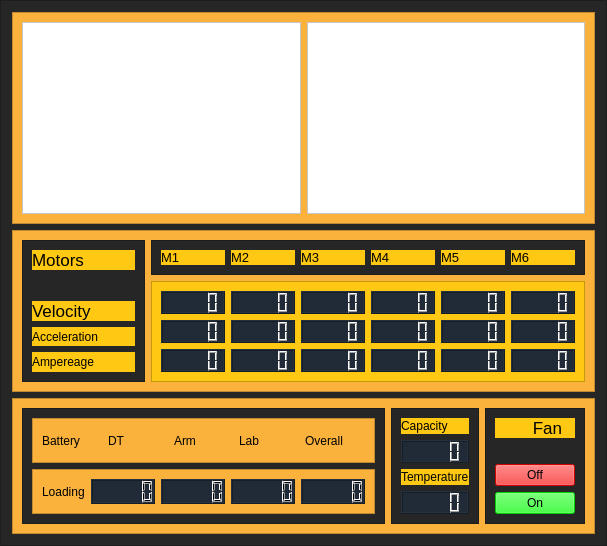
        <widget class="QFrame" name="drivetrain_frame">
         <property name="styleSheet">
          <string notr="true">background-color:rgb(38, 38, 38)</string>
         </property>
         <property name="frameShape">
          <enum>QFrame::StyledPanel</enum>
         </property>
         <property name="frameShadow">
          <enum>QFrame::Raised</enum>
         </property>
         <layout class="QVBoxLayout" name="verticalLayout_3">
          <item>
           <widget class="QFrame" name="frame_7">
            <property name="styleSheet">
             <string notr="true">background-color: rgb(250, 178, 61);</string>
            </property>
            <property name="frameShape">
             <enum>QFrame::StyledPanel</enum>
            </property>
            <property name="frameShadow">
             <enum>QFrame::Raised</enum>
            </property>
            <layout class="QHBoxLayout" name="horizontalLayout_2">
             <item>
              <widget class="QGraphicsView" name="camera1">
               <property name="styleSheet">
                <string notr="true">background-color:rgb(255,255,255)
</string>
               </property>
              </widget>
             </item>
             <item>
              <widget class="QGraphicsView" name="camera2">
               <property name="styleSheet">
                <string notr="true">background-color:rgb(255,255,255)
</string>
               </property>
              </widget>
             </item>
            </layout>
           </widget>
          </item>
          <item>
           <widget class="QFrame" name="frame_5">
            <property name="styleSheet">
             <string notr="true">background-color: rgb(250, 178, 61);</string>
            </property>
            <property name="frameShape">
             <enum>QFrame::StyledPanel</enum>
            </property>
            <property name="frameShadow">
             <enum>QFrame::Raised</enum>
            </property>
            <layout class="QGridLayout" name="gridLayout_4">
             <item row="0" column="1">
              <widget class="QFrame" name="frame_4">
               <property name="styleSheet">
                <string notr="true">background-color:rgb(38, 38, 38);</string>
               </property>
               <property name="frameShape">
                <enum>QFrame::StyledPanel</enum>
               </property>
               <property name="frameShadow">
                <enum>QFrame::Raised</enum>
               </property>
               <layout class="QHBoxLayout" name="horizontalLayout">
                <item>
                 <widget class="QLabel" name="label_3">
                  <property name="font">
                   <font>
                    <pointsize>10</pointsize>
                   </font>
                  </property>
                  <property name="styleSheet">
                   <string notr="true">background-color:rgb(255, 200, 18);</string>
                  </property>
                  <property name="text">
                   <string>M1</string>
                  </property>
                 </widget>
                </item>
                <item>
                 <widget class="QLabel" name="label_6">
                  <property name="font">
                   <font>
                    <pointsize>10</pointsize>
                   </font>
                  </property>
                  <property name="styleSheet">
                   <string notr="true">background-color:rgb(255, 200, 18);</string>
                  </property>
                  <property name="text">
                   <string>M2</string>
                  </property>
                 </widget>
                </item>
                <item>
                 <widget class="QLabel" name="label_7">
                  <property name="font">
                   <font>
                    <pointsize>10</pointsize>
                   </font>
                  </property>
                  <property name="styleSheet">
                   <string notr="true">background-color:rgb(255, 200, 18);</string>
                  </property>
                  <property name="text">
                   <string>M3</string>
                  </property>
                 </widget>
                </item>
                <item>
                 <widget class="QLabel" name="label_8">
                  <property name="font">
                   <font>
                    <pointsize>10</pointsize>
                   </font>
                  </property>
                  <property name="styleSheet">
                   <string notr="true">background-color:rgb(255, 200, 18);</string>
                  </property>
                  <property name="text">
                   <string>M4</string>
                  </property>
                 </widget>
                </item>
                <item>
                 <widget class="QLabel" name="label_9">
                  <property name="font">
                   <font>
                    <pointsize>10</pointsize>
                   </font>
                  </property>
                  <property name="styleSheet">
                   <string notr="true">background-color:rgb(255, 200, 18);</string>
                  </property>
                  <property name="text">
                   <string>M5</string>
                  </property>
                 </widget>
                </item>
                <item>
                 <widget class="QLabel" name="label_10">
                  <property name="font">
                   <font>
                    <pointsize>10</pointsize>
                   </font>
                  </property>
                  <property name="styleSheet">
                   <string notr="true">background-color:rgb(255, 200, 18);</string>
                  </property>
                  <property name="text">
                   <string>M6</string>
                  </property>
                 </widget>
                </item>
               </layout>
              </widget>
             </item>
             <item row="1" column="1">
              <widget class="QFrame" name="frame_2">
               <property name="styleSheet">
                <string notr="true">background-color:rgb(255, 200, 18);</string>
               </property>
               <property name="frameShape">
                <enum>QFrame::StyledPanel</enum>
               </property>
               <property name="frameShadow">
                <enum>QFrame::Raised</enum>
               </property>
               <layout class="QGridLayout" name="gridLayout_3">
                <item row="0" column="0">
                 <widget class="QLCDNumber" name="M1V_lcd">
                  <property name="styleSheet">
                   <string notr="true">background-color: rgb(33, 43, 56);</string>
                  </property>
                 </widget>
                </item>
                <item row="0" column="1">
                 <widget class="QLCDNumber" name="M2V_lcd">
                  <property name="styleSheet">
                   <string notr="true">background-color: rgb(33, 43, 56);</string>
                  </property>
                 </widget>
                </item>
                <item row="0" column="2">
                 <widget class="QLCDNumber" name="M3V_lcd">
                  <property name="styleSheet">
                   <string notr="true">background-color: rgb(33, 43, 56);</string>
                  </property>
                 </widget>
                </item>
                <item row="0" column="3">
                 <widget class="QLCDNumber" name="M4V_lcd">
                  <property name="styleSheet">
                   <string notr="true">background-color: rgb(33, 43, 56);</string>
                  </property>
                 </widget>
                </item>
                <item row="0" column="4">
                 <widget class="QLCDNumber" name="M5V_lcd">
                  <property name="styleSheet">
                   <string notr="true">background-color: rgb(33, 43, 56);</string>
                  </property>
                 </widget>
                </item>
                <item row="0" column="5">
                 <widget class="QLCDNumber" name="M6V_lcd">
                  <property name="styleSheet">
                   <string notr="true">background-color: rgb(33, 43, 56);</string>
                  </property>
                 </widget>
                </item>
                <item row="1" column="0">
                 <widget class="QLCDNumber" name="M1A_lcd">
                  <property name="styleSheet">
                   <string notr="true">background-color: rgb(33, 43, 56);</string>
                  </property>
                 </widget>
                </item>
                <item row="1" column="1">
                 <widget class="QLCDNumber" name="M2A_lcd">
                  <property name="styleSheet">
                   <string notr="true">background-color: rgb(33, 43, 56);</string>
                  </property>
                 </widget>
                </item>
                <item row="1" column="2">
                 <widget class="QLCDNumber" name="M3A_lcd">
                  <property name="styleSheet">
                   <string notr="true">background-color: rgb(33, 43, 56);</string>
                  </property>
                 </widget>
                </item>
                <item row="1" column="3">
                 <widget class="QLCDNumber" name="M4A_lcd">
                  <property name="styleSheet">
                   <string notr="true">background-color: rgb(33, 43, 56);</string>
                  </property>
                 </widget>
                </item>
                <item row="1" column="4">
                 <widget class="QLCDNumber" name="M5A_lcd">
                  <property name="styleSheet">
                   <string notr="true">background-color: rgb(33, 43, 56);</string>
                  </property>
                 </widget>
                </item>
                <item row="1" column="5">
                 <widget class="QLCDNumber" name="M6A_lcd">
                  <property name="styleSheet">
                   <string notr="true">background-color: rgb(33, 43, 56);</string>
                  </property>
                 </widget>
                </item>
                <item row="2" column="0">
                 <widget class="QLCDNumber" name="M1amp_lcd">
                  <property name="styleSheet">
                   <string notr="true">background-color: rgb(33, 43, 56);</string>
                  </property>
                 </widget>
                </item>
                <item row="2" column="1">
                 <widget class="QLCDNumber" name="M2amp_lcd">
                  <property name="styleSheet">
                   <string notr="true">background-color: rgb(33, 43, 56);</string>
                  </property>
                 </widget>
                </item>
                <item row="2" column="2">
                 <widget class="QLCDNumber" name="M3amp_lcd">
                  <property name="styleSheet">
                   <string notr="true">background-color: rgb(33, 43, 56);</string>
                  </property>
                 </widget>
                </item>
                <item row="2" column="3">
                 <widget class="QLCDNumber" name="M4amp_lcd">
                  <property name="styleSheet">
                   <string notr="true">background-color: rgb(33, 43, 56);</string>
                  </property>
                 </widget>
                </item>
                <item row="2" column="4">
                 <widget class="QLCDNumber" name="M5amp_lcd">
                  <property name="styleSheet">
                   <string notr="true">background-color: rgb(33, 43, 56);</string>
                  </property>
                 </widget>
                </item>
                <item row="2" column="5">
                 <widget class="QLCDNumber" name="M6amp_lcd">
                  <property name="styleSheet">
                   <string notr="true">background-color: rgb(33, 43, 56);</string>
                  </property>
                 </widget>
                </item>
               </layout>
              </widget>
             </item>
             <item row="0" column="0" rowspan="2">
              <widget class="QFrame" name="frame_6">
               <property name="styleSheet">
                <string notr="true">background-color:rgb(38, 38, 38);</string>
               </property>
               <property name="frameShape">
                <enum>QFrame::StyledPanel</enum>
               </property>
               <property name="frameShadow">
                <enum>QFrame::Raised</enum>
               </property>
               <layout class="QVBoxLayout" name="verticalLayout">
                <item>
                 <widget class="QLabel" name="label_13">
                  <property name="font">
                   <font>
                    <pointsize>13</pointsize>
                   </font>
                  </property>
                  <property name="styleSheet">
                   <string notr="true">background-color:rgb(255, 200, 18);</string>
                  </property>
                  <property name="text">
                   <string>Motors</string>
                  </property>
                 </widget>
                </item>
                <item>
                 <widget class="QLabel" name="label_12">
                  <property name="text">
                   <string/>
                  </property>
                 </widget>
                </item>
                <item>
                 <widget class="QLabel" name="label_4">
                  <property name="font">
                   <font>
                    <pointsize>13</pointsize>
                   </font>
                  </property>
                  <property name="styleSheet">
                   <string notr="true">background-color:rgb(255, 200, 18);</string>
                  </property>
                  <property name="text">
                   <string>Velocity </string>
                  </property>
                 </widget>
                </item>
                <item>
                 <widget class="QLabel" name="label_5">
                  <property name="styleSheet">
                   <string notr="true">background-color:rgb(255, 200, 18);</string>
                  </property>
                  <property name="text">
                   <string>Acceleration </string>
                  </property>
                 </widget>
                </item>
                <item>
                 <widget class="QLabel" name="label_11">
                  <property name="styleSheet">
                   <string notr="true">background-color:rgb(255, 200, 18);</string>
                  </property>
                  <property name="text">
                   <string>Ampereage</string>
                  </property>
                 </widget>
                </item>
               </layout>
              </widget>
             </item>
            </layout>
           </widget>
          </item>
          <item>
           <widget class="QFrame" name="battery_frame">
            <property name="styleSheet">
             <string notr="true">background-color: rgb(250, 178, 61);</string>
            </property>
            <property name="frameShape">
             <enum>QFrame::StyledPanel</enum>
            </property>
            <property name="frameShadow">
             <enum>QFrame::Raised</enum>
            </property>
            <layout class="QHBoxLayout" name="horizontalLayout_5">
             <item>
              <widget class="QFrame" name="frame_13">
               <property name="styleSheet">
                <string notr="true">background-color:rgb(38, 38, 38)</string>
               </property>
               <property name="frameShape">
                <enum>QFrame::StyledPanel</enum>
               </property>
               <property name="frameShadow">
                <enum>QFrame::Raised</enum>
               </property>
               <layout class="QVBoxLayout" name="verticalLayout_5">
                <item>
                 <widget class="QFrame" name="frame_9">
                  <property name="styleSheet">
                   <string notr="true">background-color: rgb(250, 178, 61);</string>
                  </property>
                  <property name="frameShape">
                   <enum>QFrame::StyledPanel</enum>
                  </property>
                  <property name="frameShadow">
                   <enum>QFrame::Raised</enum>
                  </property>
                  <layout class="QHBoxLayout" name="horizontalLayout_3">
                   <item>
                    <widget class="QLabel" name="label">
                     <property name="styleSheet">
                      <string notr="true"/>
                     </property>
                     <property name="text">
                      <string>Battery</string>
                     </property>
                    </widget>
                   </item>
                   <item>
                    <widget class="QLabel" name="label_14">
                     <property name="styleSheet">
                      <string notr="true"/>
                     </property>
                     <property name="text">
                      <string>DT</string>
                     </property>
                    </widget>
                   </item>
                   <item>
                    <widget class="QLabel" name="label_15">
                     <property name="styleSheet">
                      <string notr="true"/>
                     </property>
                     <property name="text">
                      <string>Arm</string>
                     </property>
                    </widget>
                   </item>
                   <item>
                    <widget class="QLabel" name="label_16">
                     <property name="styleSheet">
                      <string notr="true"/>
                     </property>
                     <property name="text">
                      <string>Lab</string>
                     </property>
                    </widget>
                   </item>
                   <item>
                    <widget class="QLabel" name="label_17">
                     <property name="styleSheet">
                      <string notr="true"/>
                     </property>
                     <property name="text">
                      <string>Overall</string>
                     </property>
                    </widget>
                   </item>
                  </layout>
                 </widget>
                </item>
                <item>
                 <widget class="QFrame" name="frame_10">
                  <property name="styleSheet">
                   <string notr="true">background-color: rgb(250, 178, 61);</string>
                  </property>
                  <property name="frameShape">
                   <enum>QFrame::StyledPanel</enum>
                  </property>
                  <property name="frameShadow">
                   <enum>QFrame::Raised</enum>
                  </property>
                  <layout class="QHBoxLayout" name="horizontalLayout_4">
                   <item>
                    <widget class="QLabel" name="label_2">
                     <property name="text">
                      <string>Loading</string>
                     </property>
                    </widget>
                   </item>
                   <item>
                    <widget class="QLCDNumber" name="dtLoad_lcd">
                     <property name="styleSheet">
                      <string notr="true">background-color: rgb(33, 43, 56);</string>
                     </property>
                    </widget>
                   </item>
                   <item>
                    <widget class="QLCDNumber" name="armLoad_lcd">
                     <property name="styleSheet">
                      <string notr="true">background-color: rgb(33, 43, 56);</string>
                     </property>
                    </widget>
                   </item>
                   <item>
                    <widget class="QLCDNumber" name="labLoad_lcd">
                     <property name="styleSheet">
                      <string notr="true">background-color: rgb(33, 43, 56);</string>
                     </property>
                    </widget>
                   </item>
                   <item>
                    <widget class="QLCDNumber" name="overallLoad_lcd">
                     <property name="styleSheet">
                      <string notr="true">background-color: rgb(33, 43, 56);</string>
                     </property>
                    </widget>
                   </item>
                  </layout>
                 </widget>
                </item>
               </layout>
              </widget>
             </item>
             <item>
              <widget class="QFrame" name="frame_11">
               <property name="styleSheet">
                <string notr="true">background-color:rgb(38, 38, 38)</string>
               </property>
               <property name="frameShape">
                <enum>QFrame::StyledPanel</enum>
               </property>
               <property name="frameShadow">
                <enum>QFrame::Raised</enum>
               </property>
               <layout class="QVBoxLayout" name="verticalLayout_11">
                <item>
                 <widget class="QLabel" name="label_18">
                  <property name="styleSheet">
                   <string notr="true">background-color:rgb(255, 200, 18);</string>
                  </property>
                  <property name="text">
                   <string>Capacity</string>
                  </property>
                 </widget>
                </item>
                <item>
                 <widget class="QLCDNumber" name="batteryCapacity_lcd">
                  <property name="styleSheet">
                   <string notr="true">background-color: rgb(33, 43, 56);</string>
                  </property>
                 </widget>
                </item>
                <item>
                 <widget class="QLabel" name="label_19">
                  <property name="styleSheet">
                   <string notr="true">background-color:rgb(255, 200, 18);</string>
                  </property>
                  <property name="text">
                   <string>Temperature</string>
                  </property>
                 </widget>
                </item>
                <item>
                 <widget class="QLCDNumber" name="batteryTemp_lcd">
                  <property name="styleSheet">
                   <string notr="true">background-color: rgb(33, 43, 56);</string>
                  </property>
                 </widget>
                </item>
               </layout>
              </widget>
             </item>
             <item>
              <widget class="QFrame" name="frame_12">
               <property name="styleSheet">
                <string notr="true">background-color:rgb(38, 38, 38)</string>
               </property>
               <property name="frameShape">
                <enum>QFrame::StyledPanel</enum>
               </property>
               <property name="frameShadow">
                <enum>QFrame::Raised</enum>
               </property>
               <layout class="QVBoxLayout" name="verticalLayout_2">
                <item>
                 <widget class="QLabel" name="label_20">
                  <property name="font">
                   <font>
                    <pointsize>13</pointsize>
                   </font>
                  </property>
                  <property name="styleSheet">
                   <string notr="true">background-color:rgb(255, 200, 18);</string>
                  </property>
                  <property name="text">
                   <string>        Fan</string>
                  </property>
                 </widget>
                </item>
                <item>
                 <widget class="QLabel" name="label_40">
                  <property name="styleSheet">
                   <string notr="true"/>
                  </property>
                  <property name="text">
                   <string/>
                  </property>
                 </widget>
                </item>
                <item>
                 <widget class="QPushButton" name="fanOff">
                  <property name="enabled">
                   <bool>false</bool>
                  </property>
                  <property name="styleSheet">
                   <string notr="true">color: rgb(0,0,0);
background-color: rgb(255, 0, 0);</string>
                  </property>
                  <property name="text">
                   <string>Off</string>
                  </property>
                 </widget>
                </item>
                <item>
                 <widget class="QPushButton" name="fanOn">
                  <property name="enabled">
                   <bool>false</bool>
                  </property>
                  <property name="styleSheet">
                   <string notr="true">color: rgb(0,0,0);
background-color: rgb(0, 255, 0);</string>
                  </property>
                  <property name="text">
                   <string>On</string>
                  </property>
                 </widget>
                </item>
               </layout>
              </widget>
             </item>
            </layout>
           </widget>
          </item>
         </layout>
        </widget>
